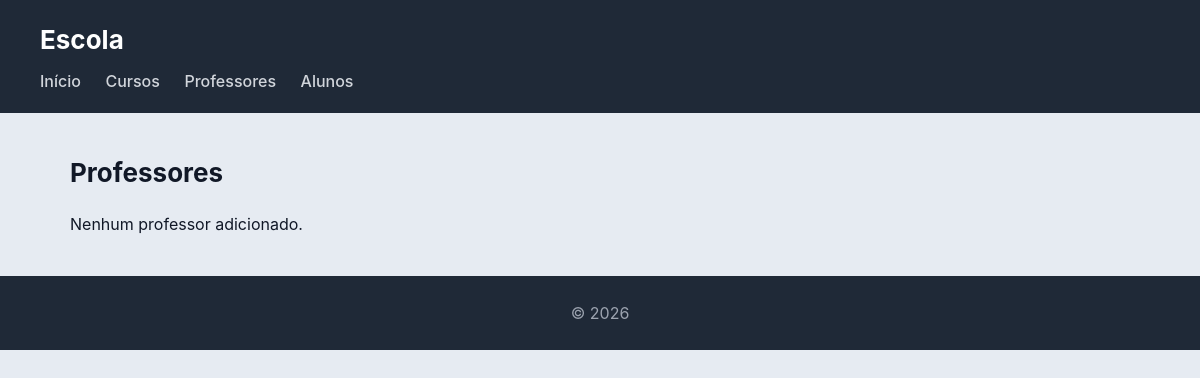
Page /escola/professores/ on the earlier database version.
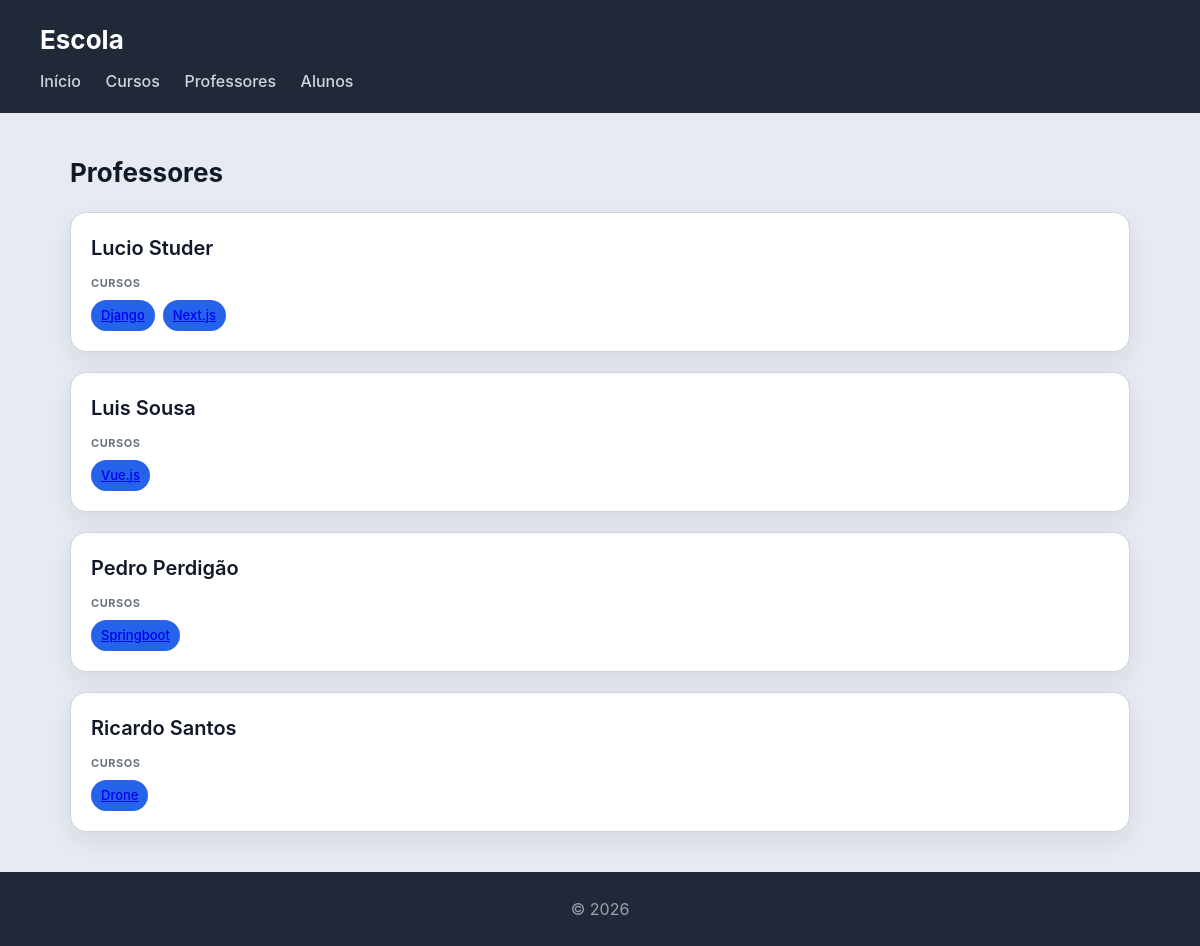
Same page on the later database version.
### escola/models.py (models this page shows, shortened)
class Professor(models.Model):
    nome = models.CharField(max_length=100)
    email = models.EmailField(blank=True, null=True)
    foto = models.ImageField(upload_to='professores/', blank=True, null=True)

class Curso(models.Model):
    nome = models.CharField(max_length=100)
    imagem = models.ImageField(upload_to='cursos/')
    professor = models.ForeignKey(Professor, on_delete=models.CASCADE, related_name='cursos')
    alunos = models.ManyToManyField(Aluno, related_name='cursos')

### escola/views.py (the view)
# urls.py: path('professores/', views.professores_view, name='professores'),
def professores_view(request):
    professores = Professor.objects.prefetch_related('cursos').all()
    return render(request, 'escola/professores.html', {'professores': professores})

### escola/templates/escola/professores.html (shortened to what this page needs)
{% extends 'escola/base.html' %}
{% block content %}
<h2>Professores</h2>
<section>
{% for professor in professores %}
    <article>
        <header>
            <h3>{{ professor.nome }}</h3>
        </header>
        <section>
            <h4>Cursos</h4>
            <ul>
                {% for curso in professor.cursos.all %}
                    <li><a href="{% url 'curso' curso.id %}">{{ curso.nome }}</a></li>
                {% empty %}
                    <li>Sem cursos</li>
                {% endfor %}
            </ul>
        </section>
    </article>
{% empty %}
    <p>Nenhum professor adicionado.</p>
{% endfor %}
</section>
{% endblock %}

Differences in the rows shown:
added Professor: nome "Lucio Studer"
added Curso: nome "Django", shown under "Lucio Studer"
added Curso: nome "Next.js", shown under "Lucio Studer"
added Professor: nome "Luis Sousa"
added Curso: nome "Vue.js", shown under "Luis Sousa"
added Professor: nome "Pedro Perdigão"
added Curso: nome "Springboot", shown under "Pedro Perdigão"
added Professor: nome "Ricardo Santos"
added Curso: nome "Drone", shown under "Ricardo Santos"
Other differences:
text no longer shown: "Nenhum professor adicionado."
